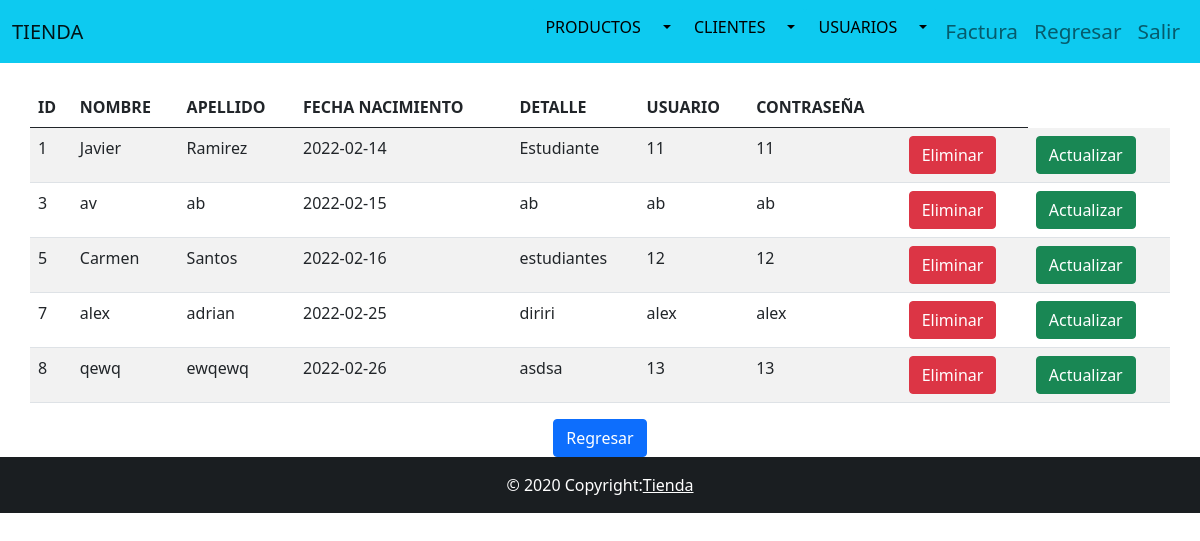
Page /tablacliente.php on the committed database.
### tables this page shows
CREATE TABLE `clientes` (
  `id` int(11) NOT NULL,
  `nombre` varchar(50) DEFAULT NULL,
  `apellido` varchar(50) DEFAULT NULL,
  `fnacimiento` date DEFAULT NULL,
  `detalle` varchar(500) DEFAULT NULL,
  `usr` varchar(50) NOT NULL,
  `pwd` varchar(64) NOT NULL
);

### tablacliente.php (the view, shortened to what this page needs)
<?php
include("Plantillas/Encabezado.php");
include("Admin/BDD/Conexion.php");
$sql = "Select * from clientes;";
$result = $conn->query($sql);
?>
<div class="container">
    <div class="row">
        <table class="table table-striped table-inverse table-responsive">
            <thead class="thead-inverse">
                <tr>
                    <th>ID</th>
                    <th>NOMBRE</th>
                    <th>APELLIDO</th>
                    <th>FECHA NACIMIENTO</th>
                    <th>DETALLE</th>
                    <th>USUARIO</th>
                    <th>CONTRASEÑA</th>
                    <th></th>
                </tr>
            </thead>
            <tbody>
                <?php while ($r = $result->fetch_assoc()) { ?>
                    <tr>
                        <td><?php echo $r['id']; ?></td>
                        <td><?php echo $r['nombre']; ?></td>
                        <td><?php echo $r['apellido']; ?></td>
                        <td><?php echo $r['fnacimiento']; ?></td>
                        <td><?php echo $r['detalle']; ?></td>
                        <td><?php echo $r['usr']; ?></td>
                        <td><?php echo $r['pwd']; ?></td>
                        <td>
                            <form action="crudcliente.php" method="POST">
                                <button type="submit" class="btn btn-danger" name="Enviar" value="Eliminar">Eliminar</button>
                            </form>
                        </td>
                        <td>
                            <form action="Formulariocliente.php" method="POST">
                                <button type="submit" class="btn btn-success" name="Enviar" value="Actualizar">Actualizar</button>
                            </form>
                        </td>
                    </tr>
                <?php
                }
                ?>
            </tbody>
        </table>
    </div>
</div>
<center>  <button type="button"  class="btn btn-primary"  onclick="location.href='index.php'">Regresar</button>
<?php include("Plantillas/Pie.php") ?>

### rows in the picture
clientes: id "1", nombre "Javier", apellido "Ramirez", fnacimiento "2022-02-14", detalle "Estudiante", usr "11", pwd "11"
clientes: id "3", nombre "av", apellido "ab", fnacimiento "2022-02-15", detalle "ab", usr "ab", pwd "ab"
clientes: id "5", nombre "Carmen", apellido "Santos", fnacimiento "2022-02-16", detalle "estudiantes", usr "12", pwd "12"
clientes: id "7", nombre "alex", apellido "adrian", fnacimiento "2022-02-25", detalle "diriri", usr "alex", pwd "alex"
clientes: id "8", nombre "qewq", apellido "ewqewq", fnacimiento "2022-02-26", detalle "asdsa", usr "13", pwd "13"
